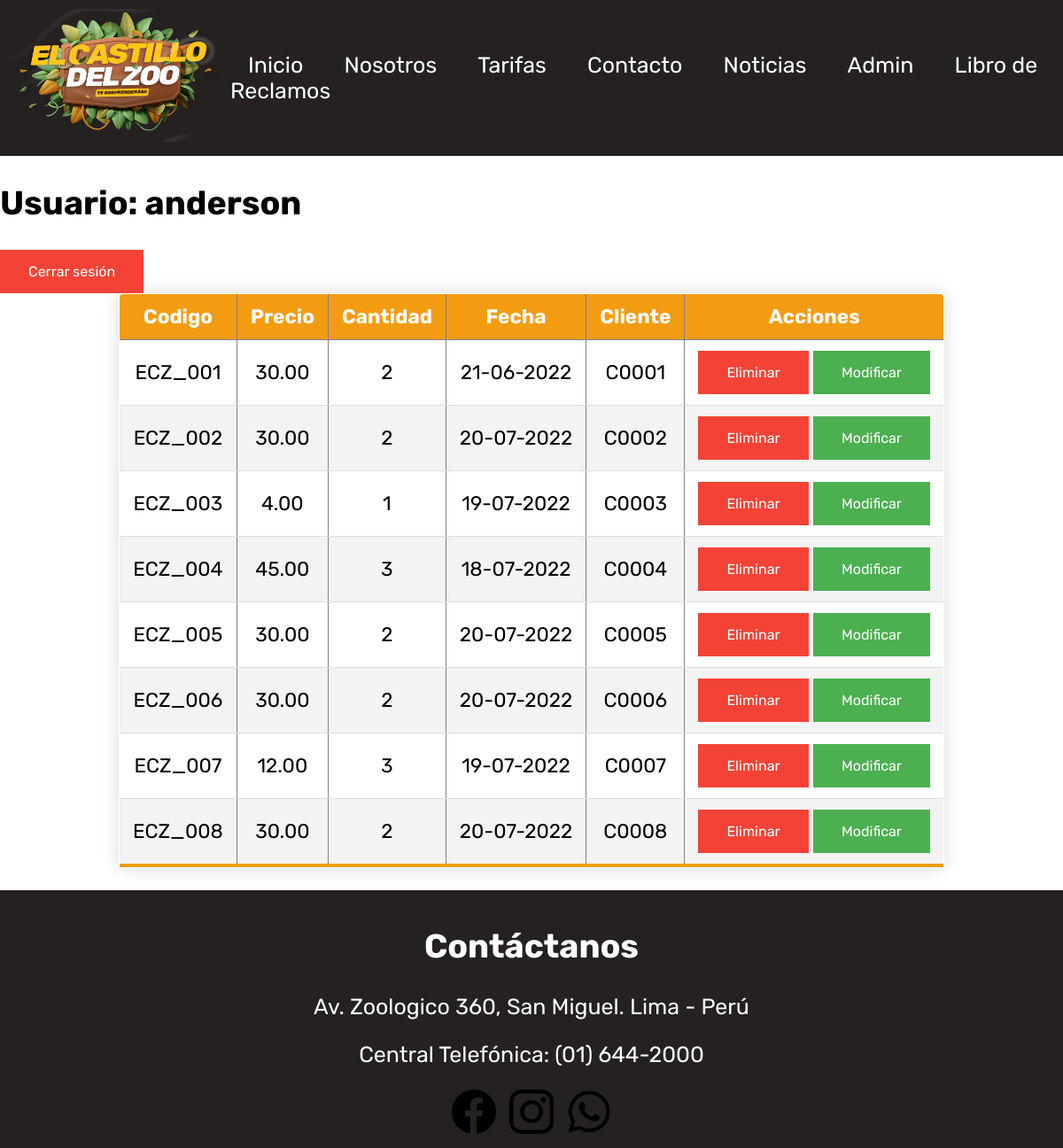
The app's page /paginas/entrada/listar.php (signed in) with its own data.
### tables this page shows
CREATE TABLE `entrada` (
  `entcod` varchar(10) NOT NULL,
  `pre` double(10,2) NOT NULL,
  `can` int(11) NOT NULL,
  `fec` varchar(30) NOT NULL,
  `clicod` varchar(10) NOT NULL
);

### controlador/conexion.php (called while the page is built, shortened)
<?php
function listarEntrada($conn){
    $sql="select entcod, pre, can, fec, clicod from entrada";
    $res= mysqli_query($conn, $sql);
    $vec=array();
    while($f= mysqli_fetch_array($res))
        $vec[]=$f;
    return $vec;
}
?>

### paginas/entrada/listar.php (the view, shortened to what this page needs)
<!DOCTYPE html>
<html>
<head>
	<link rel="stylesheet" type="text/css" href="../../css/css.css">
</head>
<body class="indext">
	<?php
		include "../../includes/admincabecera.php";
	?>
	<?php
	require('../../controlador/conexion.php');
	$conn = conectar();
	?>
	<h2>Usuario: <?= $_SESSION['usuario'] ?></h2>
	<a class="beliminar" href="../../llamadas/procesoCerrarSesion.php">Cerrar sesión</a>
	<table border="1" align="center" class="content-table">
	<thead>
	<tr>
		<th>Codigo</th>
		<th>Precio</th>
		<th>Cantidad</th>
		<th>Fecha</th>
		<th>Cliente</th>
		<th>Acciones</th>
	</tr>
	</thead>
		<?php
		foreach (listarEntrada($conn) as $key => $value) {
		?>
	<tr align="center">
		<td><?=$value[0]?></td>
		<td><?=$value[1]?></td>
		<td><?=$value[2]?></td>
		<td><?=$value[3]?></td>
		<td><?=$value[4]?></td>
		<td>
			<a href="../../llamadas/procesoEntrada.php?accion=eliminar&codigo=<?=$value[0]?>" class="beliminar" onclick="return ConfirmDelete()">Eliminar</a>
			<a href="editar.php?codigo=<?=$value[0]?>" class="bmodificar">Modificar</a>
		</td>
	</tr>
	<?php
	}
	?>
</table>
	<?php
		include "../../includes/adminpie.php";
	?>
</body>
</html>

### css/css.css (style rules this page uses)
body { background-image: url("../Imagenes/fondo2.jpg"); margin: 0; }
a { text-decoration: none; color: #FFFFFF; }
.indext { background-image: url("../Imagenes/fondo6.jpg"); margin: 0; font-family: Rubik; font-size: 25px; }
.beliminar { background-color: #f44336; border: none; color: white; padding: 15px 32px; text-align: center; text-decoration: none; display: inline-block; font-size: 16px; }
.bmodificar { background-color: #4CAF50; border: none; color: white; padding: 15px 32px; text-align: center; text-decoration: none; display: inline-block; font-size: 16px; }
.content-table { border-collapse: collapse; margin: 0 auto; font-size: 0.9em; min-width: 400px; border-radius: 5px 5px 0 0; overflow: hidden; box-shadow: 0 0 20px rgba(0, 0, 0, 0.15); }
.content-table thead tr { background-color: #F39C12; color: #ffffff; text-align: center; font-weight: bold; }
.content-table th, .content-table td { padding: 12px 15px; }
.content-table tbody tr { border-bottom: 1px solid #dddddd; }
.content-table tbody tr:nth-of-type(even) { background-color: #f3f3f3; }
.content-table tbody tr:last-of-type { border-bottom: 5px solid #F39C12; }

### records on screen
entrada: entcod "ECZ_001", pre "30.00", can "2", fec "21-06-2022", clicod "C0001"
entrada: entcod "ECZ_002", pre "30.00", can "2", fec "20-07-2022", clicod "C0002"
entrada: entcod "ECZ_003", pre "4.00", can "1", fec "19-07-2022", clicod "C0003"
entrada: entcod "ECZ_004", pre "45.00", can "3", fec "18-07-2022", clicod "C0004"
entrada: entcod "ECZ_005", pre "30.00", can "2", fec "20-07-2022", clicod "C0005"
entrada: entcod "ECZ_006", pre "30.00", can "2", fec "20-07-2022", clicod "C0006"
entrada: entcod "ECZ_007", pre "12.00", can "3", fec "19-07-2022", clicod "C0007"
entrada: entcod "ECZ_008", pre "30.00", can "2", fec "20-07-2022", clicod "C0008"

### other values on screen
$_SESSION['usuario'] "anderson"
